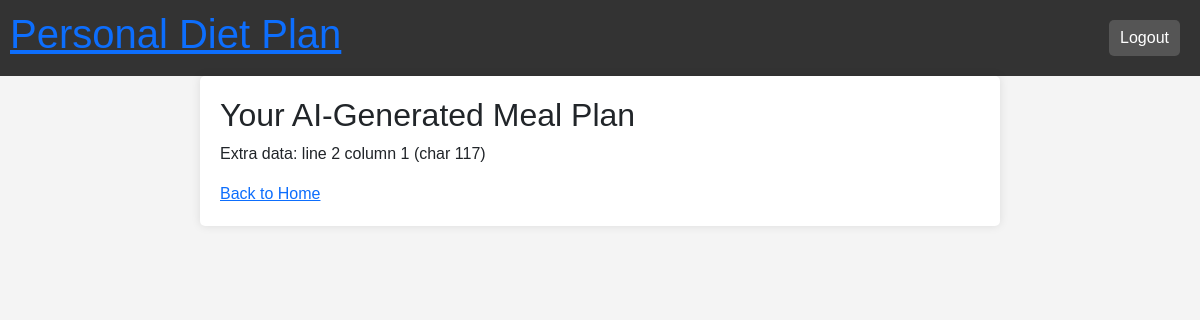
The page /response (signed in) on the database as committed earlier.
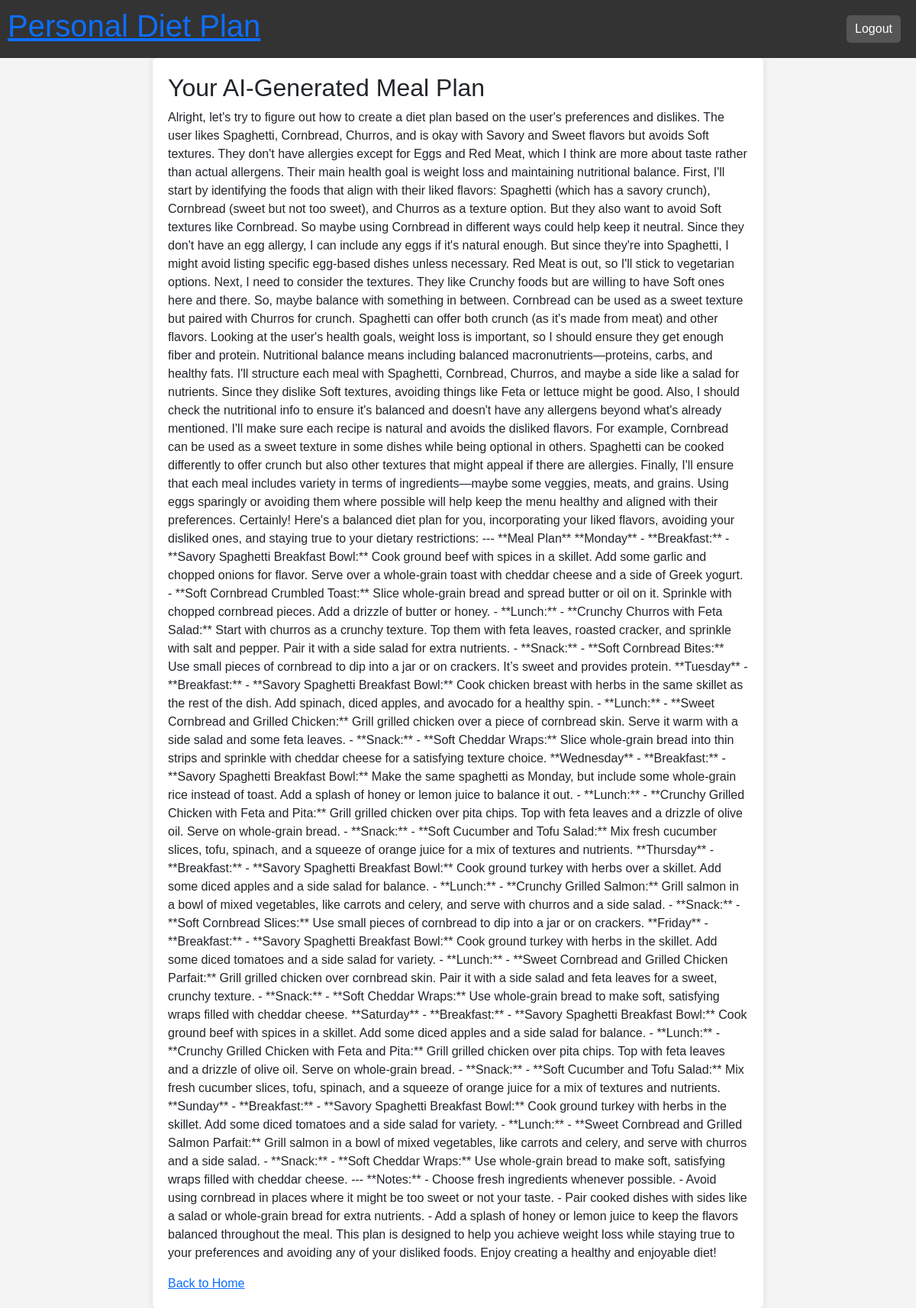
The same page on the database as committed later.
### webapp/models.py (models this page shows, shortened)
class GeneratedRecipe(models.Model):
    user = models.OneToOneField(User, on_delete=models.CASCADE, null=True)
    content = models.TextField(blank=True, null=True)  # Recipe content, initially empty
    status = models.CharField(max_length=50, default="Processing")  # Track the status (Processing, Completed)

### webapp/views.py (the view)
# urls.py: path('response', views.response, name="response" ),
def response(request):
    recipe = GeneratedRecipe.objects.get(user=request.user)
    return render(request, 'response.html', {'recipe': recipe})

### webapp/templates/response.html (shortened to what this page needs)
{% extends "base.html" %}
{% block content %}
<h2>Your AI-Generated Meal Plan</h2>
<p>{{ recipe.content }}</p>
<a href="{% url 'home' %}">Back to Home</a>
{% endblock %}

Rows that differ between the two databases and show on the page:
changed GeneratedRecipe: content "Extra data: line 2 column 1 (char 117)" → "Alright, let's try to figure out how to create a diet plan based on the user's preferences and dislikes. The user likes Spaghetti, Cornbread, Churros, and is okay with Savory and Sweet flavors but avoids Soft textures. They don't have allergies except for Eggs and Red Meat, which I think are more about taste rather than actual allergens. Their main health goal is weight loss and maintaining nutritional balance. First, I'll start by identifying the foods that align with their liked flavors: Spaghetti (which has a savory crunch), Cornbread (sweet but not too sweet), and Churros as a texture option. But they also want to avoid Soft textures like Cornbread. So maybe using Cornbread in different…"
